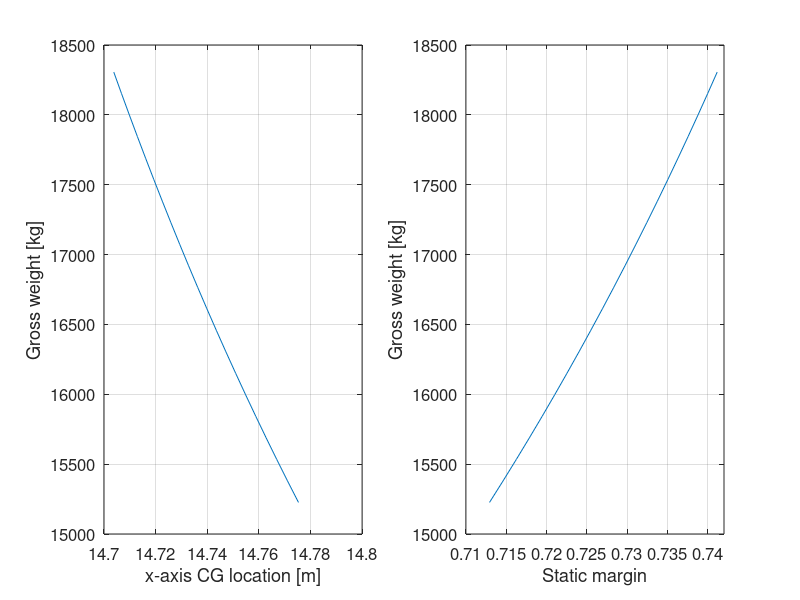

Reproduce this figure in MATLAB. (Note: this script raises an error after producing the figure.)
%% AVD plotter for CG and SM position with fuel consumption
% Last update: 2019/11/18

% huose keep
clear; close all; clc;

% copy-paste data from:
% Athena_calculator/CG sheet/cells T3~Z24
data = [1	3080	18306.2	224972.4663	44198	14.70378695	0.7411567207
0.95	2926	18152.2	224972.4663	41988.1	14.70678842	0.7399727773
0.9	2772	17998.2	224972.4663	39778.2	14.70984125	0.7387685733
0.85	2618	17844.2	224972.4663	37568.3	14.71294677	0.7375435841
0.8	2464	17690.2	224972.4663	35358.4	14.71610636	0.736297267
0.75	2310	17536.2	224972.4663	33148.5	14.71932145	0.7350290599
0.7	2156	17382.2	224972.4663	30938.6	14.7225935	0.7337383811
0.65	2002	17228.2	224972.4663	28728.7	14.72592405	0.732424628
0.6	1848	17074.2	224972.4663	26518.8	14.72931468	0.7310871762
0.55	1694	16920.2	224972.4663	24308.9	14.73276703	0.7297253786
0.5	1540	16766.2	224972.4663	22099	14.7362828	0.7283385644
0.45	1386	16612.2	224972.4663	19889.1	14.73986376	0.7269260379
0.4	1232	16458.2	224972.4663	17679.2	14.74351173	0.7254870773
0.35	1078	16304.2	224972.4663	15469.3	14.74722861	0.7240209334
0.3	924	16150.2	224972.4663	13259.4	14.75101638	0.7225268288
0.25	770	15996.2	224972.4663	11049.5	14.75487708	0.7210039559
0.2	616	15842.2	224972.4663	8839.6	14.75881284	0.7194514756
0.15	462	15688.2	224972.4663	6629.7	14.76282586	0.7178685161
0.1	308	15534.2	224972.4663	4419.8	14.76691846	0.7162541709
0.05	154	15380.2	224972.4663	2209.9	14.77109301	0.7146074973
0	0	15226.2	224972.4663	-0.0000000001766506941	14.77535201	0.7129275143];

% organize data into arrays
massfraction = data(:,1);
fuelmass = data(:,2);
operationmass = data(:,3);
momentaircraft_minuesfuel = data(:,4);
momentfuel = data(:,5);
xaxis_CG = data(:,6);
SM = data(:,7);

%% plots
fsize = 12;

figure(11)
subplot(1,2,1)
plot(xaxis_CG,operationmass);
ylabel('Gross weight [kg]');
xlabel('x-axis CG location [m]');
xlim([14.7 14.8])
grid on
set(gca,'fontsize',fsize);

subplot(1,2,2)
plot(SM,operationmass);
ylabel('Gross weight [kg]');
xlabel('Static margin');
xlim([0.71 0.742])
grid on
set(gca,'fontsize',fsize);


improvePlot()

